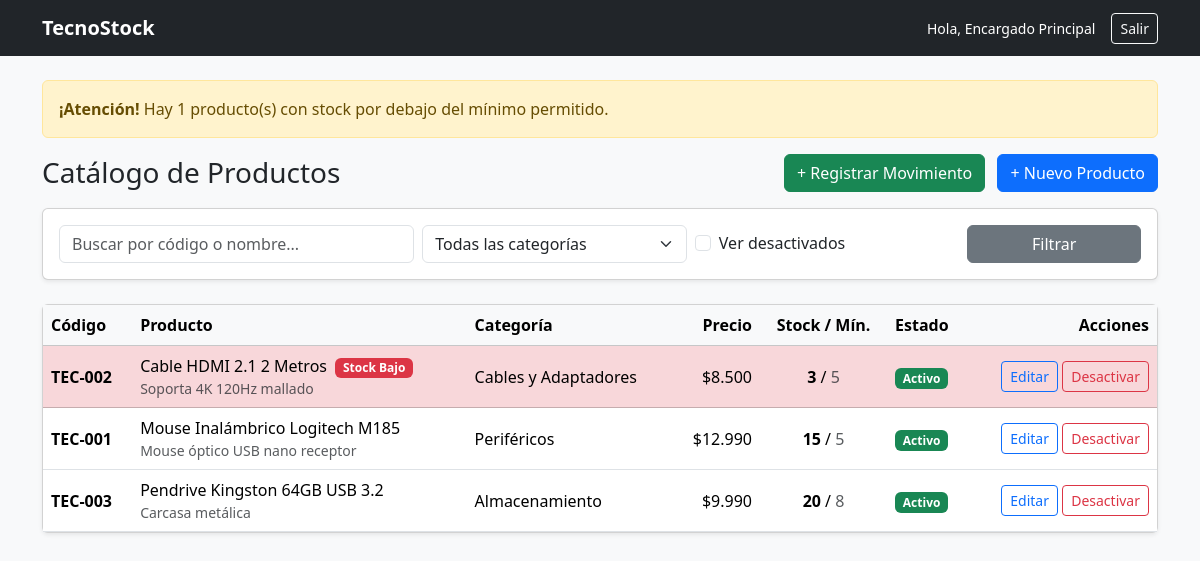
The page /index.php (signed in) on the database its author committed.
### tables this page shows
CREATE TABLE producto (
    id_producto INT AUTO_INCREMENT PRIMARY KEY,
    codigo VARCHAR(50) NOT NULL UNIQUE,
    nombre VARCHAR(120) NOT NULL,
    descripcion TEXT,
    precio DECIMAL(10, 2) NOT NULL CHECK (precio >= 0),
    stock_actual INT NOT NULL DEFAULT 0 CHECK (stock_actual >= 0),
    stock_minimo INT NOT NULL DEFAULT 5 CHECK (stock_minimo >= 0),
    estado TINYINT(1) NOT NULL DEFAULT 1,
    id_categoria INT NOT NULL,
    CONSTRAINT fk_producto_categoria FOREIGN KEY (id_categoria) REFERENCES categoria(id_categoria)
);

CREATE TABLE categoria (
    id_categoria INT AUTO_INCREMENT PRIMARY KEY,
    nombre VARCHAR(80) NOT NULL UNIQUE,
    descripcion VARCHAR(255),
    estado TINYINT(1) NOT NULL DEFAULT 1
);

### index.php (the view, shortened to what this page needs)
<?php
require 'config/db.php';
$busqueda = trim($_GET['q'] ?? '');
$ver_inactivos = isset($_GET['inactivos']) ? 1 : 0;
$sql = "SELECT p.*, c.nombre AS categoria_nombre
        FROM producto p
        INNER JOIN categoria c ON p.id_categoria = c.id_categoria
        WHERE p.estado = :estado";
$params = ['estado' => $ver_inactivos ? 0 : 1];
$sql .= " ORDER BY (p.stock_actual < p.stock_minimo) DESC, p.nombre ASC";
$stmt = $pdo->prepare($sql);
$stmt->execute($params);
$productos = $stmt->fetchAll();
$alertas_count = $pdo->query("SELECT COUNT(*) FROM producto WHERE estado = 1 AND stock_actual < stock_minimo")->fetchColumn();
?>
<!DOCTYPE html>
<html lang="es">
<head>
    <link href="https://cdn.jsdelivr.net/npm/bootstrap@5.3.2/dist/css/bootstrap.min.css" rel="stylesheet">
</head>
<body class="bg-light">
<nav class="navbar navbar-expand-lg navbar-dark bg-dark mb-4">
    <div class="container">
        <a class="navbar-brand fw-bold" href="index.php">TecnoStock</a>
        <div class="d-flex align-items-center text-white">
            <span class="me-3 small">Hola, <?= htmlspecialchars($_SESSION['nombre']) ?></span>
            <a href="logout.php" class="btn btn-outline-light btn-sm">Salir</a>
        </div>
    </div>
</nav>
<div class="container">
    <?php if ($alertas_count > 0): ?>
        <div class="alert alert-warning d-flex align-items-center" role="alert">
            <strong>¡Atención!</strong>&nbsp;Hay <?= $alertas_count ?> producto(s) con stock por debajo del mínimo permitido.
        </div>
    <?php endif; ?>
    <div class="d-flex flex-wrap justify-content-between align-items-center mb-3 gap-2">
        <h3 class="mb-0">Catálogo de Productos</h3>
        <div>
            <a href="movimiento.php" class="btn btn-success me-2">+ Registrar Movimiento</a>
            <a href="producto_form.php" class="btn btn-primary">+ Nuevo Producto</a>
        </div>
    </div>
    <form method="GET" class="card card-body mb-4 shadow-sm">
        <div class="row g-2 align-items-center">
            <div class="col-md-4">
                <input type="text" name="q" class="form-control" placeholder="Buscar por código o nombre..." value="<?= htmlspecialchars($busqueda) ?>">
            </div>
            <div class="col-md-3">
                <select name="categoria" class="form-select">
                    <option value="">Todas las categorías</option>
                </select>
            </div>
            <div class="col-md-3">
                <div class="form-check">
                    <input class="form-check-input" type="checkbox" name="inactivos" id="inactivos" <?= $ver_inactivos ? 'checked' : '' ?>>
                    <label class="form-check-label" for="inactivos">Ver desactivados</label>
                </div>
            </div>
            <div class="col-md-2 d-grid">
                <button type="submit" class="btn btn-secondary">Filtrar</button>
            </div>
        </div>
    </form>
    <div class="card shadow-sm">
        <div class="table-responsive">
            <table class="table table-hover align-middle mb-0">
                <thead class="table-light">
                    <tr>
                        <th>Código</th>
                        <th>Producto</th>
                        <th>Categoría</th>
                        <th class="text-end">Precio</th>
                        <th class="text-center">Stock / Mín.</th>
                        <th>Estado</th>
                        <th class="text-end">Acciones</th>
                    </tr>
                </thead>
                <tbody>
                <?php if (empty($productos)): ?>
                    <tr><td colspan="7" class="text-center py-4 text-muted">No se encontraron productos.</td></tr>
                <?php else: ?>
                    <?php foreach ($productos as $p):
                        $bajo_stock = ($p['estado'] == 1 && $p['stock_actual'] < $p['stock_minimo']);
                    ?>
                        <tr class="<?= $bajo_stock ? 'table-danger' : '' ?>">
                            <td class="fw-bold"><?= htmlspecialchars($p['codigo']) ?></td>
                            <td>
                                <?= htmlspecialchars($p['nombre']) ?>
                                <?php if ($bajo_stock): ?>
                                    <span class="badge bg-danger ms-1">Stock Bajo</span>
                                <?php endif; ?>
                                <div class="small text-muted"><?= htmlspecialchars($p['descripcion']) ?></div>
                            </td>
                            <td><?= htmlspecialchars($p['categoria_nombre']) ?></td>
                            <td class="text-end">$<?= number_format($p['precio'], 0, ',', '.') ?></td>
                            <td class="text-center">
                                <span class="fw-bold"><?= $p['stock_actual'] ?></span> / <span class="text-muted"><?= $p['stock_minimo'] ?></span>
                            </td>
                            <td>
                                <?= $p['estado'] ? '<span class="badge bg-success">Activo</span>' : '<span class="badge bg-secondary">Desactivado</span>' ?>
                            </td>
                            <td class="text-end">
                                <a href="producto_form.php?id=<?= $p['id_producto'] ?>" class="btn btn-sm btn-outline-primary">Editar</a>
                                <?php if ($p['estado']): ?>
                                    <a href="producto_estado.php?id=<?= $p['id_producto'] ?>&accion=desactivar"
                                       class="btn btn-sm btn-outline-danger"
                                       onclick="return confirm('¿Desactivar este producto? No se eliminará el historial.');">Desactivar</a>
                                <?php else: ?>
                                    <a href="producto_estado.php?id=<?= $p['id_producto'] ?>&accion=activar"
                                       class="btn btn-sm btn-outline-success">Reactivar</a>
                                <?php endif; ?>
                            </td>
                        </tr>
                    <?php endforeach; ?>
                <?php endif; ?>
                </tbody>
            </table>
        </div>
    </div>
</div>
</body>
</html>

### rows shown on the page
producto: codigo "TEC-002", nombre "Cable HDMI 2.1 2 Metros", estado "Stock Bajo", descripcion "Soporta 4K 120Hz mallado", id_categoria.nombre "Cables y Adaptadores", precio "8.500", stock_actual "3", stock_minimo "5"
producto: codigo "TEC-001", nombre "Mouse Inalámbrico Logitech M185", descripcion "Mouse óptico USB nano receptor", id_categoria.nombre "Periféricos", precio "12.990", stock_actual "15", stock_minimo "5", estado "Activo"
producto: codigo "TEC-003", nombre "Pendrive Kingston 64GB USB 3.2", descripcion "Carcasa metálica", id_categoria.nombre "Almacenamiento", precio "9.990", stock_actual "20", stock_minimo "8", estado "Activo"

### other values the page prints
$_SESSION['nombre'] "Encargado Principal"
$alertas_count "1"
